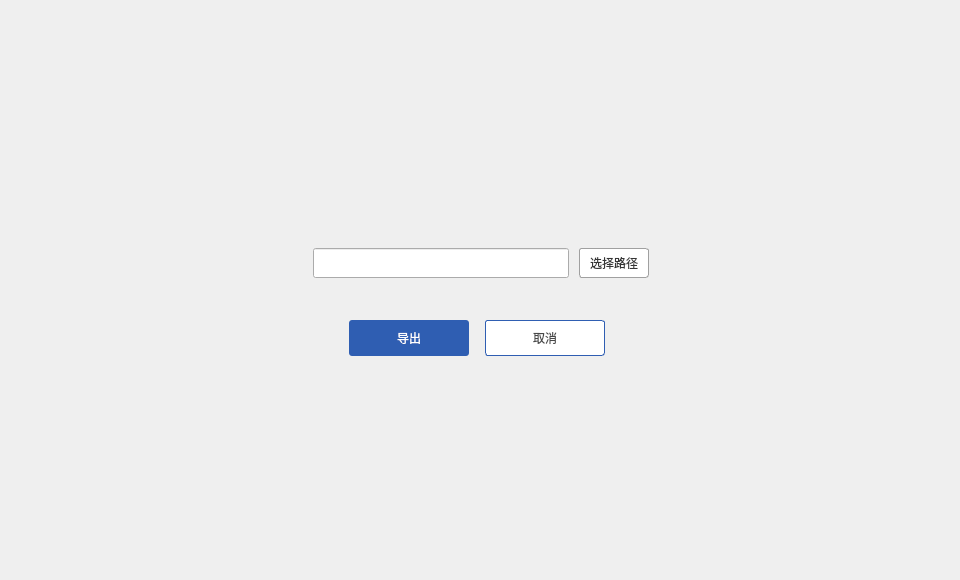
<?xml version="1.0" encoding="UTF-8"?>
<ui version="4.0">
 <class>ExportDialog</class>
 <widget class="QDialog" name="ExportDialog">
  <property name="geometry">
   <rect>
    <x>0</x>
    <y>0</y>
    <width>960</width>
    <height>580</height>
   </rect>
  </property>
  <property name="font">
   <font>
    <family>微软雅黑</family>
   </font>
  </property>
  <property name="windowTitle">
   <string>Dialog</string>
  </property>
  <widget class="QWidget" name="widget" native="true">
   <property name="geometry">
    <rect>
     <x>0</x>
     <y>0</y>
     <width>960</width>
     <height>580</height>
    </rect>
   </property>
   <widget class="QWidget" name="containerWidget" native="true">
    <property name="geometry">
     <rect>
      <x>209</x>
      <y>153</y>
      <width>542</width>
      <height>274</height>
     </rect>
    </property>
    <widget class="QToolButton" name="cancelBtn">
     <property name="geometry">
      <rect>
       <x>276</x>
       <y>167</y>
       <width>120</width>
       <height>36</height>
      </rect>
     </property>
     <property name="cursor">
      <cursorShape>PointingHandCursor</cursorShape>
     </property>
     <property name="styleSheet">
      <string notr="true">QToolButton{background-color:#ffffff;color:#484848;border:1px solid rgb(47,94,178);border-radius:3px;}
QToolButton:hover{color:rgb(47,94,178);}</string>
     </property>
     <property name="text">
      <string>取消</string>
     </property>
    </widget>
    <widget class="QLabel" name="nameLabel">
     <property name="geometry">
      <rect>
       <x>110</x>
       <y>61</y>
       <width>211</width>
       <height>20</height>
      </rect>
     </property>
     <property name="text">
      <string/>
     </property>
    </widget>
    <widget class="QPushButton" name="pathBtn">
     <property name="geometry">
      <rect>
       <x>370</x>
       <y>95</y>
       <width>70</width>
       <height>30</height>
      </rect>
     </property>
     <property name="font">
      <font>
       <family>微软雅黑</family>
      </font>
     </property>
     <property name="cursor">
      <cursorShape>PointingHandCursor</cursorShape>
     </property>
     <property name="styleSheet">
      <string notr="true">QPushButton{border:1px solid rgb(160,160,160);
border-radius:3px;
background-color: rgb(255, 255, 255);
color: rgb(53, 53, 53);
}
QPushButton::hover{color: rgb(153, 153, 153);}</string>
     </property>
     <property name="text">
      <string>选择路径</string>
     </property>
    </widget>
    <widget class="QToolButton" name="exportBtn">
     <property name="geometry">
      <rect>
       <x>140</x>
       <y>167</y>
       <width>120</width>
       <height>36</height>
      </rect>
     </property>
     <property name="cursor">
      <cursorShape>PointingHandCursor</cursorShape>
     </property>
     <property name="styleSheet">
      <string notr="true">QToolButton{background-color:rgb(47,94,178);color:#ffffff;border:none;border-radius:3px;}
QToolButton:hover{background-color:rgb(0, 26, 73);}</string>
     </property>
     <property name="text">
      <string>导出</string>
     </property>
    </widget>
    <widget class="QLineEdit" name="pathLineEdit">
     <property name="geometry">
      <rect>
       <x>104</x>
       <y>95</y>
       <width>256</width>
       <height>30</height>
      </rect>
     </property>
     <property name="font">
      <font>
       <family>微软雅黑</family>
       <pointsize>10</pointsize>
      </font>
     </property>
     <property name="contextMenuPolicy">
      <enum>Qt::DefaultContextMenu</enum>
     </property>
     <property name="styleSheet">
      <string notr="true">border-color: rgb(0, 0, 0);</string>
     </property>
     <property name="text">
      <string/>
     </property>
     <property name="readOnly">
      <bool>false</bool>
     </property>
    </widget>
   </widget>
  </widget>
 </widget>
 <resources/>
 <connections/>
</ui>
